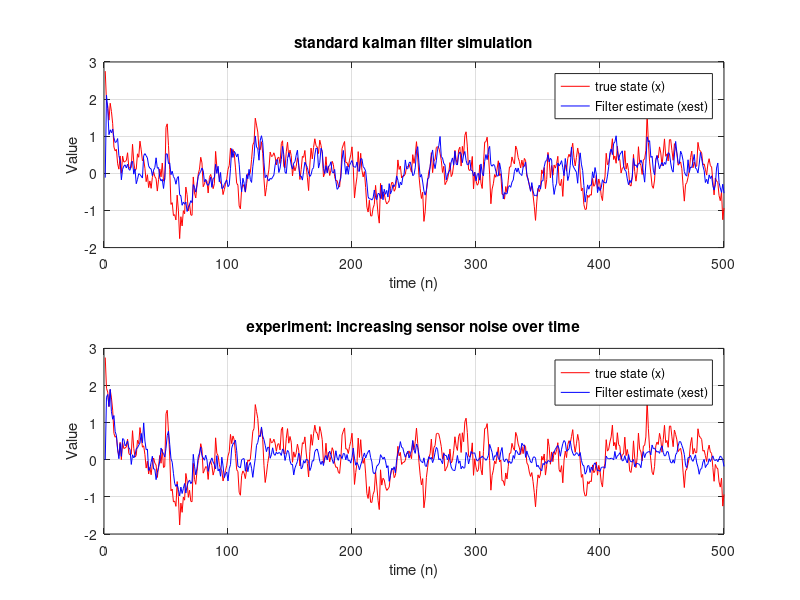

Reproduce this figure in MATLAB.
%kalman filter v1.3
%BEE499 Ghirmai Spring 2026

%x is the true state. The actual position or value of the object that we
%cant see.
%y(n) is sensor noise. This is not a perfect value of the true value.
%xest is the filter's estimate with example physics formula and sensor noise
%p(n) is the prediction error. This means how much we trust the current
%estimate.
%k(n) kalman gain helps to offset the sensor to a more accurate value.

%given values:
N=500; %amount of cycles to run in the simulation
a=0.8; 
c=0.6;
w_variance=0.1; %process noise variance
v_variance=0.2; %measurement noise variance

%create arrays of all 0s to store x and y values over time
x = zeros(1, N);
y = zeros(1, N);

%need to randomly create x(1) as the initial value
%randn generates a random number with a mean of 0 and variance of 1
x(1) = randn;

%simulation loop
for n = 2:N

   %simulation generates a random process noise:
   xnoise = sqrt(w_variance) * randn;
   %calculate next state based off the noise we just got
   x(n) = a * x(n-1) + xnoise;

   %simulation generates a random measurement noise:
   %this is like a real sensor measurment, but we randomize it here
   ynoise = sqrt(v_variance) * randn;
   y(n) = c * x(n) + ynoise;

end


%Calculate x estimate step:

%create an empty array of zeros for xest
xest = zeros(1,N);

%first xest value is randomized
xest(1) = randn;

%prediction ? how does this initial value affect the model ?
p(1) = 10*randn;

%this is the filter loop: estimates the truth using only sensor
for n=2:N

   %prediction step (time update)
   %xest is predicted using only a
   xest(n) = a * xest(n-1);
   %p(n) given by formula
   p(n) = a^2 * p(n-1) + w_variance;

   %calculate kalman gain
   k(n) = (c * p(n)) / ((c^2 * p(n)) + v_variance);

   %measurement update step (correction step)
   %correct the prediction
   xest(n) = xest(n) + k(n)* (y(n) - c * xest(n));

   %then calculate from formula
   p(n)=(1 - c * k(n)) * p(n);
 
end

%after x and xest loops are ran,
%need to get the mean squared estimate of the error
%between x and xest  to tell how well it did

%x is the truth, xest is the estimate
mse_filter = mean((x - xest) .^ 2);

%and get MSE for the sensor noise
%from y = c*x + v, the sensor noise is v = y/c
mse_sensor = mean((x - (y/c)) .^ 2);

fprintf('MSE of filter: %f. \n', mse_filter);
fprintf('MSE of sensor: %f. \n', mse_sensor);

figure;
subplot(2, 1, 1);
plot(1:N, x, 'r', 1:N, xest,'b')
grid on;
xlabel('time (n)');
ylabel('Value');
legend('true state (x)', 'Filter estimate (xest)');
title('standard kalman filter simulation');


%Test experiment: increase sensor noise over time
y_test = zeros(1, N);
xest_test = zeros(1, N);
p_test = zeros(1, N);

%need to create initial prediction value
p_test(1) = 1;

for n = 2:N

    %generate new sensor variance and sensor noise
    v_var_test = v_variance * (n/50); %this means the v_var is growing
    y_noise_test = sqrt(v_var_test) * randn;

    %generate measurement based on true state x
    %(this would be a real life sensor reading)
    y_test(n) = c * x(n) + y_noise_test;

    %prediction step (time update)
    xest_test(n) = a * xest_test(n-1);
    
    %update prediction error
    p_test(n) = a^2 * p_test(n-1) + w_variance;

    %generate new kalman gain
    k_test(n) = (c * p_test(n)) / ((c^2 * p_test(n)) + v_var_test);

    %correction step:
    xest_test(n) = xest_test(n) + k_test(n) * (y_test(n) - c * xest_test(n));
    p_test(n) = (1 - c * k_test(n)) * p_test(n);
    

end

subplot(2, 1, 2);
plot(1:N, x, 'r', 1:N, xest_test,'b')
grid on;
xlabel('time (n)');
ylabel('Value');
legend('true state (x)', 'Filter estimate (xest)');
title('experiment: increasing sensor noise over time');
